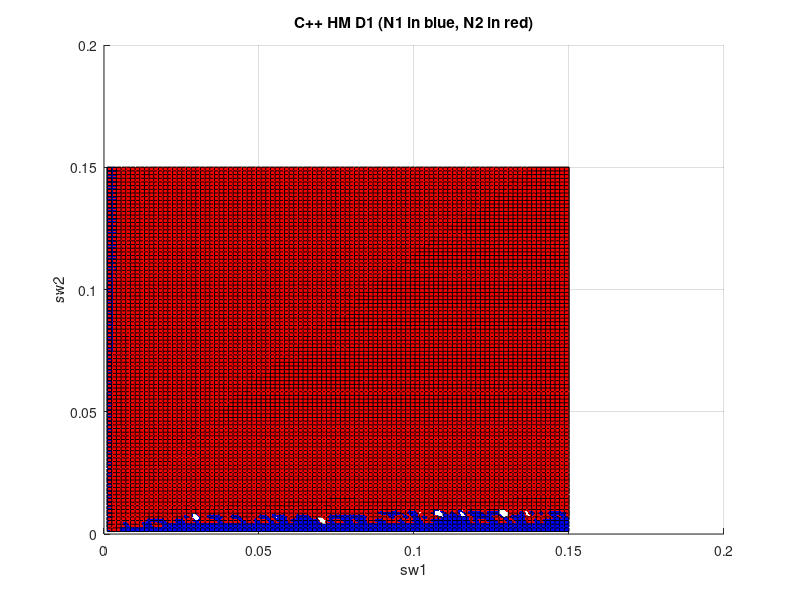

This figure's MATLAB source:
function plot_cpp_hmD1()    
    sw1 = linspace(0.001, 0.15, 100);
    sw2 = linspace(0.001, 0.15, 100);
    
    N1_ans = dlmread('c++_hmD1_N1.txt');
    N2_ans = dlmread('c++_hmD1_N2.txt');    

    
    figure;
    hold on;
    grid on;
    h1 = surf(sw1, sw2, N1_ans, 'FaceColor', 'blue');
    h2 = surf(sw1, sw2, N2_ans, 'FaceColor', 'red');
    title('C++ HM D1 (N1 in blue, N2 in red)');
    
    set (gca (), "zlim", [-50, 250]);
    
    xlabel('sw1');
    ylabel('sw2');
    
    
    saveas(gcf, 'fig_cpp_hmD1.jpg');
    
    
end
